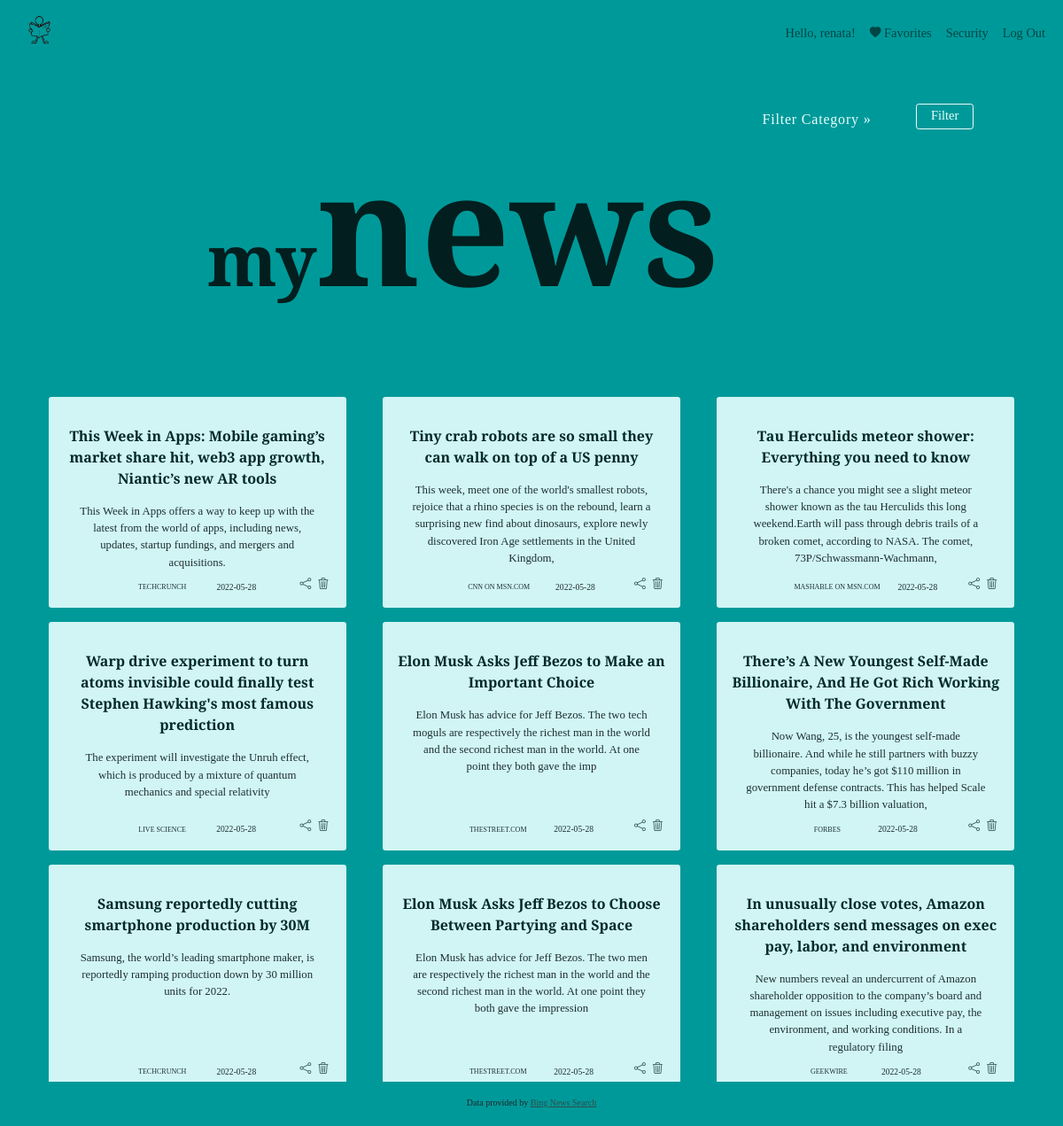
/mylist (signed in), run on the app's committed database.
### tables this page shows
CREATE TABLE "user_news" (
	"id"	INTEGER NOT NULL UNIQUE,
	"user_id"	INTEGER NOT NULL,
	"category"	INTEGER,
	"name"	TEXT NOT NULL,
	"url"	TEXT,
	"description"	INTEGER NOT NULL,
	"provider"	TEXT,
	"date"	NUMERIC,
	FOREIGN KEY("user_id") REFERENCES "users",
	PRIMARY KEY("id" AUTOINCREMENT)
);

### app.py (the view)
@app.route("/mylist", methods=["GET", "POST"])
@login_required
def my_list():
	if request.method == "POST":
		if request.form.get("delete"):
			db.execute("DELETE FROM user_news WHERE name = ? AND user_id = ?", [request.form.get("delete"), session.get("user_id")])
			con.commit()
			return redirect("/mylist")
		else:
			if request.form.get("input_filter") == "filter":
				flash("Please select category!", 'alert-info')
				return redirect("/mylist")
			else:
				filter_category = request.form.get("input_filter")
				my_news_categories = db.execute("SELECT DISTINCT category FROM user_news WHERE user_id = ?", [session.get("user_id")])
				my_categories = my_news_categories.fetchall()
				my_category_filter = db.execute("SELECT * FROM user_news WHERE user_id = ? AND category = ?", [session.get("user_id"), filter_category])
				my_category = my_category_filter.fetchall()
			return render_template("my_list_filtered.html", my_categories=my_categories, my_category=my_category, filter_category=filter_category)
	else:
		user_list = db.execute("SELECT * FROM user_news WHERE user_id = ?", [session.get("user_id")])
		user_news = user_list.fetchall()
		my_category = db.execute("SELECT DISTINCT category FROM user_news WHERE user_id = ?", [session.get("user_id")])
		my_categories = my_category.fetchall()
		return render_template("my_list.html", user_news=user_news, my_categories=my_categories)

### app.py (called while the page is built)
@app.after_request
def after_request(response):
	response.headers["Cache-Control"] = "no-cache, no-store, must-revalidate"
	response.headers["Expires"] = 0
	response.headers["Pragma"] = "no-cache"
	return response

### helpers.py (called while the page is built)
def login_required(f):
	@wraps(f)
	def decorated_function(*args, **kwargs):
		if session.get("user_id") is None:
			return redirect("/login")
		return f(*args, **kwargs)
	return decorated_function

### templates/my_list.html (shortened to what this page needs)
{% extends "layout.html" %}
{% block section %}
    <div class="section">
        <div class="title">
            <p class="newstitle"><span id="title_my">my</span>news</p>
        </div>
        <form action="/mylist" method="post" class="filter_select" >
            <nav class="filter_param">
                <ul class="filter_list">
                    <li><a id="select_filter_category" href="#">Filter Category</a>
                    </li>
                </ul>
                <button class="btn btn-primary" id="submit" type="submit">Filter</button>
            </nav>
        </form>
    </div>
{% endblock %}
{% block results %}
    <form action="/mylist" method="post" class="my_list">
        <div class= "my_news_list">
        {% for new in user_news %}
            <section class="my_new_container">
                <a class="name" href="{{ new[4] }}">{{ new[3] }}</a>
                <p class="description">{{ new[5] }}</p>
                <div class="new_footer_f">
                    <p class="provider">{{ new[6]|upper }}</p>
                    <p class="date">{{ new[7][0:10] }}</p>
                </div>
                <div class="fav_icons">
                    <a class="share" href="mailto:?subject={{ new[3] }}&body=Hi there! Just read that article and thought you would like it too! {{ new[4] }}"><i class="bi bi-share" onmouseover="share_over(this)" onmouseout="share_out(this)" title="Share"></i></a>
                    <button onclick="return confirm('Are you sure you want to delete this item')" class="delete" name="delete" value="{{ new[3] }}"><i class="bi bi-trash3" onmouseover="trash_over(this)" onmouseout="trash_out(this)"></i></button>
                </div>
            </section>
        {% endfor %}
        </div>
    </form>
{% endblock %}

### templates/layout.html (shortened to what this page needs)
<!DOCTYPE html>
<html lang="en">
    <head>
        <link href="https://cdn.jsdelivr.net/npm/bootstrap@5.1.3/dist/css/bootstrap.min.css"
 rel="stylesheet">
        <link href="/static/styles.css" rel="stylesheet">
        <link rel="stylesheet" href="https://cdn.jsdelivr.net/npm/bootstrap-icons@1.8.1/font/bootstrap-icons.css"/>
    </head>
    <body>
        <nav class="navbar navbar-expand-md navbar-light" id = "nav">
            <div class="container-fluid">
                <a class="nav-link" href="/"><img class="logo" src="/static/newspaper.png"></img></a>
                <div class="collapse navbar-collapse" id="navbar">
                    {% if session["user_id"] %}
                        <ul class="navbar-nav ms-auto mt-2">
                            <li class="nav-item"><a class="nav-link" id="hello_user" href="#">Hello, {{ session["user_username"] }}!</li></a>
                            <li class="nav-item"><a class="nav-link" id="favorites" href="/mylist"><i class="bi bi-heart-fill"></i> Favorites</li></a>
                            <li class="nav-item"><a class="nav-link" href="/change_password">Security</a></li>
                            <li class="nav-item"><a class="nav-link" href="/logout">Log Out</a></li>
                        </ul>
                    {% else %}
                        <ul class="navbar-nav ms-auto mt-2">
                            <li class="nav-item"><a class="nav-link" href="/register">Register</a></li>
                            <li class="nav-item"><a class="nav-link" href="/login">Log In</a></li>
                        </ul>
                    {% endif %}
                </div>
            </div>
        </nav>
        <div class="container">
            <main>
                  {% block section %}{% endblock %}
                <section class="results">
                    {% block results %}{% endblock %}
                </section>
            </main>
        </div>
        <footer class="mb-5 text-center">
            Data provided by <a href="https://docs.microsoft.com/en-us/rest/api/cognitiveservices-bingsearch/bing-news-api-v7-reference">
                Bing News Search</a>
        </footer>
    </body>
</html>

### static/styles.css (style rules this page uses)
:root { --first_color: #e8ffff; --second_color: #021e1e; --third_color: #009999; --fourth_color: #314b4b; }
* { margin: 0; padding: 0; box-sizing: border-box; text-decoration: none; }
html { height: 100vh; scroll-behavior: smooth; }
.nav-link { color: var(--second_color); font-size: 0.9rem; }
#hello_user { cursor:default; }
i { font-size: 0.8rem; }
.logo { width: 2.2rem; }
#nav { position: relative; font-size: 0.9rem; color: var(--second_color); }
body { height: 100vh; font-family: 'Vollkorn', serif; background-color: var(--third_color); }
main { overflow: auto; padding-bottom: 50px; }
#submit { margin-bottom: 0.5rem; }
.container { min-height: 100%; }
.section { position: absolute; display: flex; flex-direction: row; gap:9rem; }
.title span { text-align: center; color: var(--first_color); font-size: 1.8rem; }
.newstitle { margin-top: 3.5rem; font-size: 11rem; font-weight: bold; margin-left: 12rem; margin-bottom: 0; color: var(--second_color); }
#title_my { font-size: 5rem; color: var(--second_color); }
li > a:after { content: ' »'; }
li > a:only-child:after { content: ''; }
#submit { height: 1.8rem; font-size: 0.9rem; border-radius: 0.2rem; background-color: transparent; color: var(--first_color); border-color: var(--first_color); transition: 1s; padding: 0rem 1rem; }
.filter_select { position: absolute; margin-left: 49rem; margin-top: 2.5rem; }
.filter_param { background:var(--third_color); display: flex; align-items: center; justify-content: center; gap: 1rem; }
.filter_param ul { padding:0; list-style-type:none; text-align: center; font-size: 1rem; margin: 0; }
.filter_list { width: 100%; }
.filter_param ul li { position:relative; width: 100%; margin:0 1rem 0 0; display:inline-block; }
#select_filter_category { color: var(--first_color); width: 11rem; letter-spacing: 0.05rem; padding:1rem; display:inline-block; text-decoration:none; }
.description { font-size: 0.8rem; text-align: center; padding: 0 2rem; overflow: hidden; }
.provider { font-size: 0.5rem; }
.my_list { margin: 23rem 0 0 0; border-radius: 6px; }
.my_news_list { display: grid; grid-template-columns: repeat(auto-fill, minmax(20rem, 1fr)); gap: 1rem; }
.my_new_container { margin: 0.8rem; background-color: var(--first_color); opacity: 90%; border-radius: 0.2rem; display: flex; flex-direction: column; align-items: center; position: relative; height: 100%; }
.name { text-decoration: none; color: var(--second_color); font-weight: bold; cursor: pointer; text-align: center; padding: 2rem 1rem 1rem 1rem; }
.new_footer_f { width: 60%; display: flex; font-size: 0.6rem; position: absolute; bottom: 0; align-items: center; justify-content:space-evenly; font-weight: 100; }
.fav_icons { position: absolute; bottom: 1rem; cursor:pointer; right: 1rem; }
.fav_icons i { color: var(--fourth_color); margin-right: 0.2rem; }
.delete { background-color: transparent; border: none; }
footer { font-size: x-small; position: relative; height:50px; clear: both; margin-top: -50px; background-color: var(--third_color); padding-top: 1rem; }
footer a { color: var(--fourth_color); }

### data on the page
user_news: name "This Week in Apps: Mobile gaming’s market share hit, web3 app growth, Niantic’s new AR tools", description "This Week in Apps offers a way to keep up with the latest from the world of apps, including news, updates, startup fundings, and mergers and acquisitions.", provider "TECHCRUNCH", date "2022-05-28"
user_news: name "Tiny crab robots are so small they can walk on top of a US penny", description "This week, meet one of the world's smallest robots, rejoice that a rhino species is on the rebound, learn a surprising new find about dinosaurs, explore newly discovered Iron Age settlements in the United Kingdom,", provider "CNN ON MSN.COM", date "2022-05-28"
user_news: name "Tau Herculids meteor shower: Everything you need to know", description "There's a chance you might see a slight meteor shower known as the tau Herculids this long weekend.Earth will pass through debris trails of a broken comet, according to NASA. The comet, 73P/Schwassmann-Wachmann,", provider "MASHABLE ON MSN.COM", date "2022-05-28"
user_news: name "Warp drive experiment to turn atoms invisible could finally test Stephen Hawking's most famous prediction", description "The experiment will investigate the Unruh effect, which is produced by a mixture of quantum mechanics and special relativity", provider "LIVE SCIENCE", date "2022-05-28"
user_news: name "Elon Musk Asks Jeff Bezos to Make an Important Choice", description "Elon Musk has advice for Jeff Bezos. The two tech moguls are respectively the richest man in the world and the second richest man in the world. At one point they both gave the imp", provider "THESTREET.COM", date "2022-05-28"
user_news: name "There’s A New Youngest Self-Made Billionaire, And He Got Rich Working With The Government", description "Now Wang, 25, is the youngest self-made billionaire. And while he still partners with buzzy companies, today he’s got $110 million in government defense contracts. This has helped Scale hit a $7.3 billion valuation,", provider "FORBES", date "2022-05-28"
user_news: name "Samsung reportedly cutting smartphone production by 30M", description "Samsung, the world’s leading smartphone maker, is reportedly ramping production down by 30 million units for 2022.", provider "TECHCRUNCH", date "2022-05-28"
user_news: name "Elon Musk Asks Jeff Bezos to Choose Between Partying and Space", description "Elon Musk has advice for Jeff Bezos. The two men are respectively the richest man in the world and the second richest man in the world. At one point they both gave the impression", provider "THESTREET.COM", date "2022-05-28"
user_news: name "In unusually close votes, Amazon shareholders send messages on exec pay, labor, and environment", description "New numbers reveal an undercurrent of Amazon shareholder opposition to the company’s board and management on issues including executive pay, the environment, and working conditions. In a regulatory filing", provider "GEEKWIRE", date "2022-05-28"

### other printed values
{{ session["user_username"] }} "renata"
